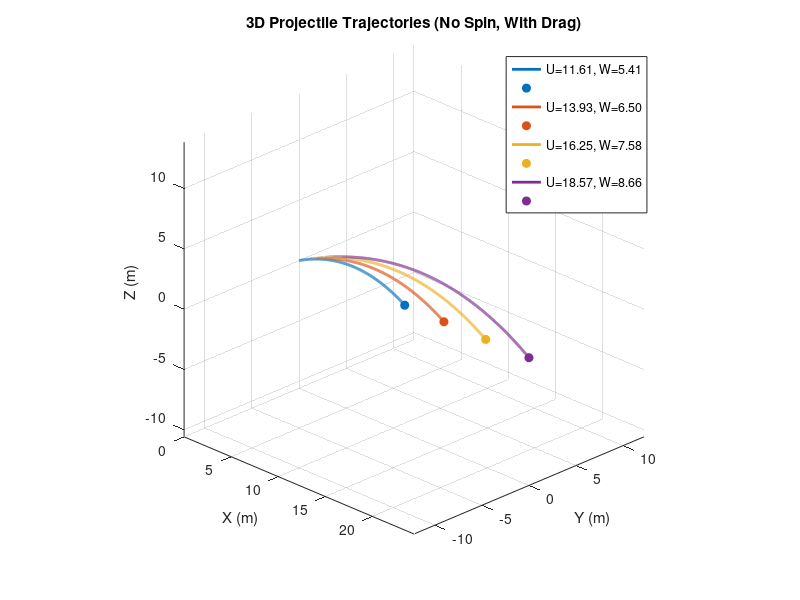

The MATLAB source for this figure:
% 3D Projectile Motion with Euler-Cromer Method (No Spin, Multiple Shots)
clear; clc; close all;

%-------------------------------
% Parameters
%-------------------------------
m = 0.04252;              % mass (kg) - racquet ball
r = 0.055 / 2;            % radius (m)
A = pi * r^2;             % cross-sectional area (m^2)
Cd = 0.47;                % drag coefficient
rho = 1.225;              % air density (kg/m^3)
g = -9.81;                % gravity (m/s^2)
dt = 0.001;               % time step (s)
t_max = 10;               % max simulation time (s)

%-------------------------------
% Initial Velocity Sets [Horizontal, Vertical]
%-------------------------------
velocities = [
    11.60825411, 5.413013368;
    13.92990494, 6.495616041;
    16.25155576, 7.578218715;
    18.57320658, 8.660821389
];

colors = lines(size(velocities, 1)); % Different colors for each trajectory

figure; hold on;
title('3D Projectile Trajectories (No Spin, With Drag)');
xlabel('X (m)');
ylabel('Y (m)');
zlabel('Z (m)');
grid on; view(45, 25);
legendEntries = {'' '' '' '' '' '' '' ''};

%-------------------------------
% Loop Through Each Velocity Set
%-------------------------------
for i = 1:size(velocities, 1)
    U0 = velocities(i, 1);
    V0 = 0;
    W0 = velocities(i, 2);
    
    % Initial positions
    X0 = 0; Y0 = 0; Z0 = 0;
    
    % Initialization
    N = ceil(t_max / dt);
    U = zeros(1, N); V = zeros(1, N); W = zeros(1, N);
    X = zeros(1, N); Y = zeros(1, N); Z = zeros(1, N);
    T = zeros(1, N);

    % Set initial values
    U(1) = U0; V(1) = V0; W(1) = W0;
    X(1) = X0; Y(1) = Y0; Z(1) = Z0;

    % Euler-Cromer Integration Loop
    for n = 1:N-1
        Vmag = sqrt(U(n)^2 + V(n)^2 + W(n)^2);
        fric_coeff = Cd * rho * A / (2 * m);

        % Update velocities
        U(n+1) = U(n) - dt * (fric_coeff * Vmag * U(n));
        V(n+1) = V(n) - dt * (fric_coeff * Vmag * V(n));
        W(n+1) = W(n) - dt * (fric_coeff * Vmag * W(n) - g);

        % Update positions
        X(n+1) = X(n) + dt * U(n+1);
        Y(n+1) = Y(n) + dt * V(n+1);
        Z(n+1) = Z(n) + dt * W(n+1);

        T(n+1) = T(n) + dt;

        % Stop if projectile hits the ground
        if Z(n+1) < 0
            break;
        end
    end

    % Trim
    X = X(1:n); Y = Y(1:n); Z = Z(1:n);

    % Plot trajectory
    plot3(X, Y, Z, '-', 'LineWidth', 2, 'Color', colors(i, :));
    plot3(X(end), Y(end), 0, 'o', 'MarkerSize', 6, ...
          'MarkerFaceColor', colors(i, :), 'Color', colors(i, :));
    
    % Legend entry
    %legendEntries{end} = ' ';
    legendEntries{2*i -1} = sprintf('U=%.2f, W=%.2f', U0, W0);
    
end

legend(legendEntries, 'Location', 'northeast');
axis equal;
